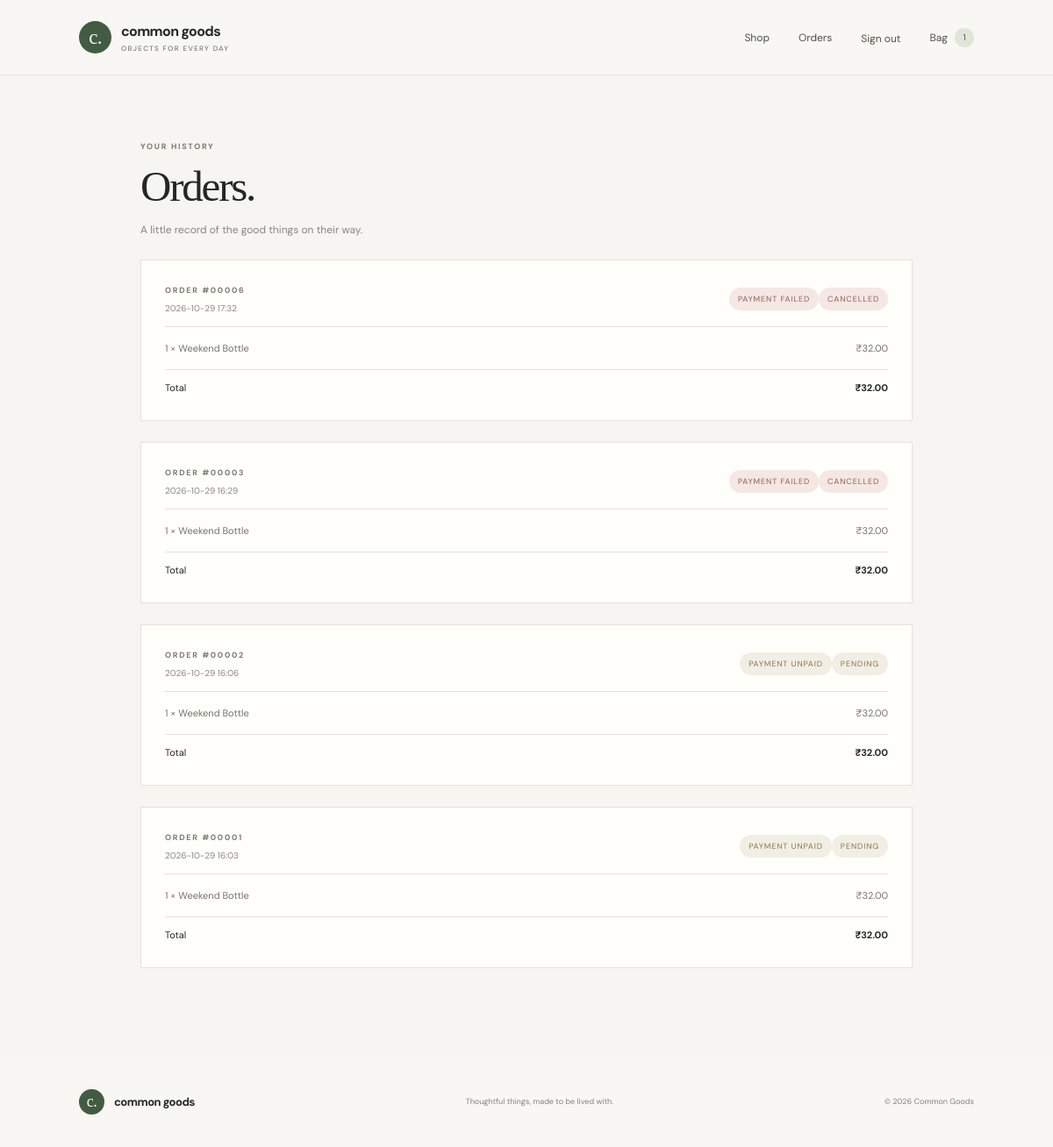
/orders (signed in), run on the app's committed database.
### tables this page shows
CREATE TABLE orders(id INTEGER PRIMARY KEY, user_id INTEGER NOT NULL REFERENCES users(id),
      status TEXT NOT NULL DEFAULT 'pending', total REAL NOT NULL, created_at TEXT NOT NULL DEFAULT CURRENT_TIMESTAMP, payment_status TEXT NOT NULL DEFAULT 'unpaid', payment_order_id TEXT, paytm_txn_token TEXT, payment_txn_id TEXT);

CREATE TABLE order_items(id INTEGER PRIMARY KEY, order_id INTEGER NOT NULL REFERENCES orders(id) ON DELETE CASCADE,
      product_id INTEGER REFERENCES products(id) ON DELETE SET NULL, product_name TEXT NOT NULL, price REAL NOT NULL, quantity INTEGER NOT NULL);

### app.py (the view)
@app.get("/orders")
@login_required
def orders():
    rows = db().execute("SELECT * FROM orders WHERE user_id=? ORDER BY id DESC", (g.user["id"],)).fetchall()
    details = {o["id"]: db().execute("SELECT * FROM order_items WHERE order_id=?", (o["id"],)).fetchall() for o in rows}
    return render_template("orders.html", orders=rows, details=details)

### app.py (called while the page is built)
def db():
    if "db" not in g:
        g.db = sqlite3.connect(DB_PATH)
        g.db.row_factory = sqlite3.Row
        g.db.execute("PRAGMA foreign_keys = ON")
    return g.db

@app.before_request
def load_user():
    if "csrf_token" not in session:
        session["csrf_token"] = secrets.token_urlsafe(32)
    if request.method == "POST" and request.path != "/payment/callback" and not hmac.compare_digest(request.form.get("csrf_token", ""), session["csrf_token"]):
        abort(400)
    g.user = db().execute("SELECT * FROM users WHERE id=?", (session.get("user_id"),)).fetchone() if session.get("user_id") else None

@app.context_processor
def nav_data():
    count = 0
    if getattr(g, "user", None):
        row = db().execute("SELECT COALESCE(SUM(quantity),0) n FROM cart_items WHERE user_id=?", (g.user["id"],)).fetchone()
        count = row["n"]
    return {"cart_count": count, "csrf_token": session.get("csrf_token", "")}

def login_required(fn):
    @wraps(fn)
    def wrapped(*args, **kwargs):
        if not g.user:
            flash("Please sign in to continue.", "info")
            return redirect(url_for("login", next=request.path))
        return fn(*args, **kwargs)
    return wrapped

### templates/orders.html
{% extends 'base.html' %}{% block title %}Your orders{% endblock %}{% block content %}<section class="page-section narrow"><div class="eyebrow">YOUR HISTORY</div><h1>Orders.</h1><p class="muted">A little record of the good things on their way.</p>{% for order in orders %}<article class="order-card"><div class="order-top"><div><span class="eyebrow">ORDER #{{ '%05d'|format(order.id) }}</span><p>{{ order.created_at[:16] }}</p></div><div><span class="status status-{{ order.payment_status }}">Payment {{ order.payment_status }}</span><span class="status status-{{ order.status }}">{{ order.status }}</span></div></div><div class="order-lines">{% for item in details[order.id] %}<div><span>{{ item.quantity }} × {{ item.product_name }}</span><span>₹{{ '%.2f'|format(item.price*item.quantity) }}</span></div>{% endfor %}</div><div class="order-total"><span>Total</span><strong>₹{{ '%.2f'|format(order.total) }}</strong></div>{% if order.payment_status in ['initiating','pending'] %}<a class="text-button" href="{{ url_for('pay_order',order_id=order.id) }}">Continue payment →</a>{% endif %}</article>{% else %}<div class="empty-state"><div>♡</div><h2>Your story starts here.</h2><p>You haven't placed an order yet.</p><a class="button button-dark" href="{{ url_for('home') }}">Find something lovely <span>→</span></a></div>{% endfor %}</section>{% endblock %}

### static/style.css (style rules this page uses)
:root { --ink:#232921;--muted:#777c71;--paper:#f6f5f1;--white:#fffefa;--line:#e4e2d9;--green:#435b42;--sage:#dfe5d7;--clay:#d2aa88;--serif:'Playfair Display',Georgia,serif;--sans:'DM Sans',Arial,sans-serif }
* { box-sizing:border-box }
html { scroll-behavior:smooth }
body { margin:0;background:var(--paper);color:var(--ink);font-family:var(--sans);font-size:14px }
.eyebrow { font-size:9px;letter-spacing:.19em;font-weight:700;color:#777b6f }
.hero h1,.auth-form-wrap h1,.page-section>h1,.admin-intro h1 { font:500 clamp(48px,5vw,66px)/1.08 var(--serif);letter-spacing:-.045em;margin:23px 0 17px }
.muted { color:#85877f;font-size:12px;line-height:1.7 }
.page-section { padding:75px 10% 100px;min-height:56vh }
.page-section.narrow { max-width:1120px;margin:0 auto }
.page-section>h1 { font-size:49px;margin:14px 0 7px }
.order-card { margin-top:24px;padding:23px 27px;background:#fffefa;border:1px solid var(--line) }
.order-top { display:flex;justify-content:space-between;align-items:center;padding-bottom:14px;border-bottom:1px solid var(--line) }
.order-top p { margin:7px 0 0;color:#888;font-size:10px }
.status { font-size:9px;text-transform:uppercase;letter-spacing:.1em;border-radius:20px;padding:7px 10px;background:#eef0e9;color:#64725c }
.status-cancelled { background:#f4e7e4;color:#945d51 }
.order-lines { padding:10px 0 }
.order-lines>div,.order-total { display:flex;justify-content:space-between;padding:7px 0;font-size:11px;color:#70746b }
.order-total { border-top:1px solid var(--line);color:var(--ink);padding-top:13px }

### static/payments.css (style rules this page uses)
.status-initiating,.status-unpaid,.status-pending { background:#f1eee5;color:#8a7650 }
.status-failed { background:#f4e7e4;color:#945d51 }

### data on the page
orders: id "00006", created_at "2026-10-29 17:32", payment_status "FAILED", status "CANCELLED", total "32.00"
order_items: quantity "1", product_name "Weekend Bottle", item.price*item.quantity "32.00"
orders: id "00003", created_at "2026-10-29 16:29", payment_status "FAILED", status "CANCELLED", total "32.00"
order_items: quantity "1", product_name "Weekend Bottle", item.price*item.quantity "32.00"
orders: id "00002", created_at "2026-10-29 16:06", payment_status "UNPAID", status "PENDING", total "32.00"
order_items: quantity "1", product_name "Weekend Bottle", item.price*item.quantity "32.00"
orders: id "00001", created_at "2026-10-29 16:03", payment_status "UNPAID", status "PENDING", total "32.00"
order_items: quantity "1", product_name "Weekend Bottle", item.price*item.quantity "32.00"

### other printed values
{{ cart_count }} "1"
